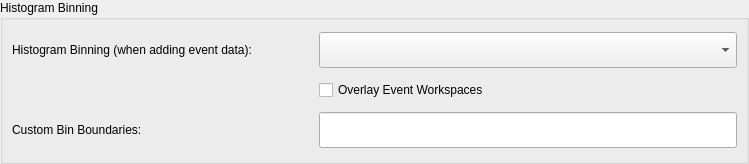
<?xml version="1.0" encoding="UTF-8"?>
<ui version="4.0">
 <class>SummationSettingsWidget</class>
 <widget class="QWidget" name="SummationSettingsWidget">
  <property name="geometry">
   <rect>
    <x>0</x>
    <y>0</y>
    <width>749</width>
    <height>164</height>
   </rect>
  </property>
  <property name="windowTitle">
   <string>Form</string>
  </property>
  <layout class="QGridLayout" name="gridLayout">
   <property name="leftMargin">
    <number>0</number>
   </property>
   <property name="topMargin">
    <number>0</number>
   </property>
   <property name="rightMargin">
    <number>0</number>
   </property>
   <property name="bottomMargin">
    <number>0</number>
   </property>
   <item row="0" column="0">
    <widget class="QGroupBox" name="histogramBinGroup">
     <property name="title">
      <string>Histogram Binning</string>
     </property>
     <layout class="QGridLayout" name="gridLayout_2" columnstretch="0,1">
      <item row="0" column="0">
       <widget class="QLabel" name="histogramBinningLabel">
        <property name="sizePolicy">
         <sizepolicy hsizetype="Expanding" vsizetype="Preferred">
          <horstretch>0</horstretch>
          <verstretch>0</verstretch>
         </sizepolicy>
        </property>
        <property name="minimumSize">
         <size>
          <width>301</width>
          <height>0</height>
         </size>
        </property>
        <property name="text">
         <string>Histogram Binning (when adding event data):</string>
        </property>
       </widget>
      </item>
      <item row="0" column="1">
       <widget class="QComboBox" name="binningType">
        <property name="sizePolicy">
         <sizepolicy hsizetype="Expanding" vsizetype="Fixed">
          <horstretch>0</horstretch>
          <verstretch>0</verstretch>
         </sizepolicy>
        </property>
        <property name="minimumSize">
         <size>
          <width>200</width>
          <height>36</height>
         </size>
        </property>
       </widget>
      </item>
      <item row="1" column="1">
       <widget class="QCheckBox" name="overlayEventWorkspacesCheckbox">
        <property name="sizePolicy">
         <sizepolicy hsizetype="Expanding" vsizetype="Fixed">
          <horstretch>0</horstretch>
          <verstretch>0</verstretch>
         </sizepolicy>
        </property>
        <property name="minimumSize">
         <size>
          <width>211</width>
          <height>26</height>
         </size>
        </property>
        <property name="text">
         <string>Overlay Event Workspaces</string>
        </property>
       </widget>
      </item>
      <item row="2" column="0">
       <widget class="QLabel" name="lineEditLabel">
        <property name="sizePolicy">
         <sizepolicy hsizetype="Expanding" vsizetype="Preferred">
          <horstretch>0</horstretch>
          <verstretch>0</verstretch>
         </sizepolicy>
        </property>
        <property name="minimumSize">
         <size>
          <width>161</width>
          <height>0</height>
         </size>
        </property>
        <property name="text">
         <string>Custom Bin Boundaries:</string>
        </property>
       </widget>
      </item>
      <item row="2" column="1">
       <widget class="QLineEdit" name="binningOptionsLineEdit">
        <property name="minimumSize">
         <size>
          <width>200</width>
          <height>36</height>
         </size>
        </property>
       </widget>
      </item>
     </layout>
    </widget>
   </item>
  </layout>
 </widget>
 <resources/>
 <connections/>
</ui>
